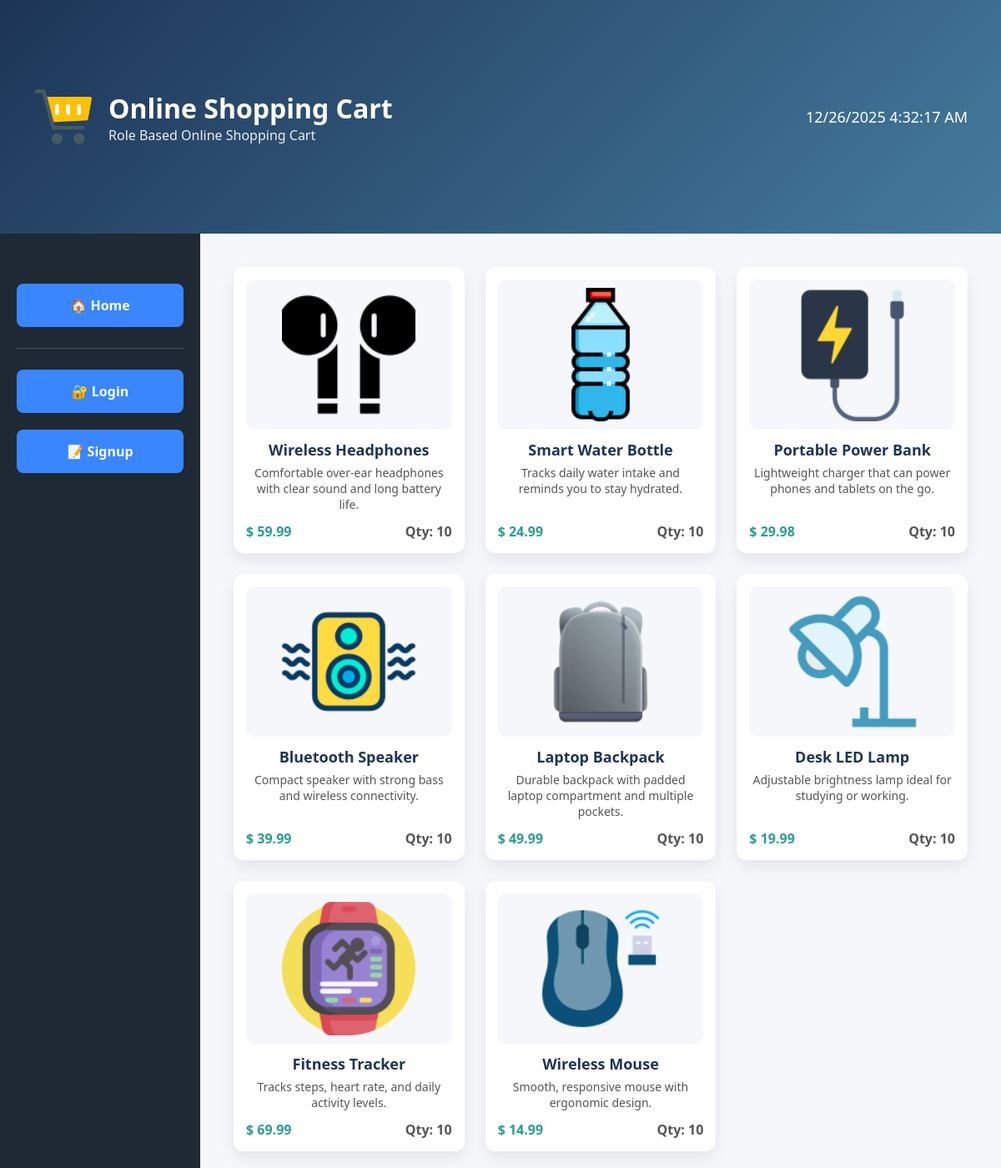
The page / on the database its author committed.
### src/models/inventory.py (models this page shows)
class Inventory(SQLModel, table=True):
    __tablename__ = "inventory"
    id: Optional[int] = Field(default=None, primary_key=True)
    name: str = Field(nullable=False, index=True)
    description: Optional[str] = Field(default=None)
    price: float = Field(nullable=False, gt=0)
    quantity: int = Field(default=0, ge=0)
    image: Optional[str] = Field(default=None)
    seller_id: int = Field(foreign_key="users.id", nullable=False)
    seller: Optional["User"] = Relationship(  # noqa
        sa_relationship_kwargs={"lazy": "select"},  # lazy loading
        back_populates=None,  # one-directional
    )
    is_active: bool = Field(default=True, index=True)
    created_at: datetime = Field(
        default_factory=get_utc_now, alias="created_at", index=True
    )
    updated_at: datetime = Field(
        default_factory=get_utc_now, alias="updated_at", index=True
    )

### src/routes/user.py (the view)
@user.route('/')
def index():
    page = int(request.args.get("page", 1))
    per_page = 8
    offset = (page - 1) * per_page
    with Session(engine) as db_session:
        inventories = db_session.exec(
            select(Inventory)
            .where(Inventory.is_active == True)  # noqa
            .offset(offset)
            .limit(per_page)
        ).all()
    return render_template('index.html', inventories=inventories, page=page)

### templates/index.html (shortened to what this page needs)
{% extends "base.html" %}
{% block body %}
    {% include "fragments/header.html" %}
    <div class="container">
        {% include "fragments/navigation.html" %}
        <div class="content">
            <div class="inventory-grid" id="inventoryGrid">
                {% for item in inventories %}
                    <div class="inventory-card">
                        <img src="{{ url_for('static', filename='uploads/' ~ item.image) }}"
                             alt="{{ item.name }}">
                        <h3>{{ item.name }}</h3>
                        <p class="inventory-desc">
                            {{ item.description }}
                        </p>
                        <div class="inventory-footer">
                            <span class="price">$ {{ "%.2f"|format(item.price) }}</span>
                            <span class="qty">Qty: {{ item.quantity }}</span>
                        </div>
                    </div>
                {% else %}
                    <p>No products available.</p>
                {% endfor %}
            </div>
        </div>
    </div>
{% endblock %}

### templates/base.html (shortened to what this page needs)
<!doctype html>
<html lang="en">
<head>
    <link rel="stylesheet" href="{{ url_for('static', filename='css/style.css') }}">
</head>
<body>
{% block body %}
{% endblock %}
</body>
</html>

### templates/fragments/header.html (shortened to what this page needs)
<header class="header">
    <div class="header-left">
        <img src="{{ url_for('static', filename='img/logo.png') }}" alt="Logo">
        <div>
            <h1>Online Shopping Cart</h1>
            <p>Role Based Online Shopping Cart</p>
        </div>
    </div>
    <div class="header-right">
        <p id="datetime"></p>
    </div>
</header>

### templates/fragments/navigation.html
<nav class="menu">
    <a href="{{ url_for('user.index') }}">🏠 Home</a>
    {% if session.get("user_id") %}
        {% if session.get("role") == "admin" %}
            <hr class="menu-divider">
            <a href="{{ url_for('admin.dashboard') }}">👥 Users</a>
            <a href="{{ url_for('seller.dashboard') }}">📦 Inventory</a>
            <a href="{{ url_for('customer.dashboard') }}">🛒 My Cart</a>
        {% elif session.get("role") == "seller" %}
            <hr class="menu-divider">
            <a href="{{ url_for('seller.dashboard') }}">📦 Inventory</a>
            <a href="{{ url_for('customer.dashboard') }}">🛒 My Cart</a>
        {% elif session.get("role") == "customer" %}
            <hr class="menu-divider">
            <a href="{{ url_for('customer.dashboard') }}">🛒 My Cart</a>
        {% endif %}
        <hr class="menu-divider">
        <a href="{{ url_for('auth.logout') }}" title="{{ session.get("full_name") | title }}">👤 Profile</a>
        <a href="{{ url_for('auth.logout') }}">🚪 Logout</a>
    {% else %}
        <hr class="menu-divider">
        <a href="{{ url_for('auth.login') }}">🔐 Login</a>
        <a href="{{ url_for('auth.signup') }}">📝 Signup</a>
    {% endif %}
</nav>

### static/css/style.css (style rules this page uses)
* { margin: 0; padding: 0; box-sizing: border-box; font-family: "Segoe UI", Tahoma, sans-serif; }
body { height: 100vh; background: #f5f7fa; overflow: hidden; }
.header { width: 100vw; height: 20vh; background: linear-gradient(135deg, #1d3557, #457b9d); color: white; display: flex; align-items: center; justify-content: space-between; padding: 0 40px; }
.header-left { display: flex; align-items: center; gap: 20px; }
.header-left img { width: 70px; height: 70px; border-radius: 10px; }
.header-left h1 { font-size: 32px; }
.header-left p { font-size: 16px; opacity: 0.9; }
.header-right { font-size: 18px; }
.container { display: flex; height: 80vh; overflow-y: auto; }
.menu { width: 20vw; height: 80vh; background: #1f2933; padding-top: 40px; }
.menu a { display: block; margin: 20px; padding: 15px; text-align: center; text-decoration: none; color: white; background: #3a86ff; border-radius: 8px; font-weight: bold; transition: background 0.3s ease, transform 0.2s ease; }
.menu-divider { border: none; height: 1px; background: rgba(255, 255, 255, 0.2); margin: 25px 20px; }
.content { width: 80vw; padding: 40px; overflow-y: auto; }
.inventory-grid { display: grid; grid-template-columns: repeat(auto-fill, minmax(240px, 1fr)); gap: 25px; }
.inventory-card { background: #ffffff; border-radius: 12px; box-shadow: 0 8px 20px rgba(0, 0, 0, 0.08); padding: 15px; transition: transform 0.2s ease, box-shadow 0.2s ease; display: flex; flex-direction: column; text-align: center; }
.inventory-card img { width: 100%; height: 180px; object-fit: contain; background: #f5f7fa; border-radius: 10px; margin-bottom: 12px; padding: 10px; }
.inventory-card h3 { font-size: 18px; color: #1d3557; margin-bottom: 6px; }
.inventory-desc { font-size: 14px; color: #555; flex-grow: 1; }
.inventory-footer { display: flex; justify-content: space-between; margin-top: 12px; font-weight: bold; }
.price { color: #2a9d8f; }
.qty { color: #555; }

### rows shown on the page
Inventory: image (picture), name "Wireless Headphones", description "Comfortable over-ear headphones with clear sound and long battery life.", price "59.99", quantity "10"
Inventory: image (picture), name "Smart Water Bottle", description "Tracks daily water intake and reminds you to stay hydrated.", price "24.99", quantity "10"
Inventory: image (picture), name "Portable Power Bank", description "Lightweight charger that can power phones and tablets on the go.", price "29.98", quantity "10"
Inventory: image (picture), name "Bluetooth Speaker", description "Compact speaker with strong bass and wireless connectivity.", price "39.99", quantity "10"
Inventory: image (picture), name "Laptop Backpack", description "Durable backpack with padded laptop compartment and multiple pockets.", price "49.99", quantity "10"
Inventory: image (picture), name "Desk LED Lamp", description "Adjustable brightness lamp ideal for studying or working.", price "19.99", quantity "10"
Inventory: image (picture), name "Fitness Tracker", description "Tracks steps, heart rate, and daily activity levels.", price "69.99", quantity "10"
Inventory: image (picture), name "Wireless Mouse", description "Smooth, responsive mouse with ergonomic design.", price "14.99", quantity "10"
